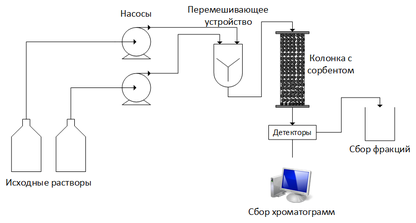
#> input picture Схема хроматографии.tif, 416 x 223 px, shrunk from 823 x 441 before the run
$ jupyter execute --allow-errors 'Прочтение_хроматограмм_итоговая_работа_Тутаев_КС.ipynb'
#> lines starting #> are read from the running program, lines starting #| are printed output that depends on the picture
# Преобразование txt-файлов о хроматограммах и построение хроматограмм с помощью Python

Студент: Тутаев К.С. <br>
Группа: ХББО-02-20

## Раздел 1: Постановка задачи и исходные данные

&emsp;Хроматография - это процесс разделения, основанный на распределении веществ между подвижной и неподвижной фазами. В качестве подвижной фазы в жидкостной хроматографии выступает растворитель, а в качестве неподвижной фазы - сорбент. В лаборатории и в промышленности применяется колоночная хроматография, то есть процесс разделения веществ происходит в цилиндрической колонке. На выходе из колонки стоит детектор, который записывает изменение параметров подвижной фазы, например, электропроводность, оптическую плотность. Электропроводность позволяет следить за ионной силой и pH раствора, а оптическая плотность - за выходом из колонки веществ, например, белков. Хроматография используется в фармацевтической промышленности для очистки биологически активных веществ, например, рекомбинантных белков.

[cell 1]
import matplotlib.pyplot as plt
img = plt.imread('./Схема хроматографии.tif')
#> img is the input picture: shape (223, 416, 3); mean R, G, B 244.3, 244.4, 245.1
plt.imshow(img)
plt.tick_params(left=False,
                bottom=False,
                labelleft=False,
                labelbottom=False)
plt.title('Схематичное изображение хроматографической системы')
plt.show()

&emsp;При выборе наиболее оптимальных условий хроматографии (скорость подвижной фазы, тип сорбента, составы буферных растворов) приходится проводить серию хроматографических разделений, при которых получается довольно большое количество хроматограмм. Хроматограммы позже анализируются для выбора наиболее оптимальных условий разделения, а также представляются в отчётах для подтверждения очистки веществ. Поэтому весьма важно получить хроматограммы в доступном формате для анализа.<br>
&emsp;В лаборатории молекулярной генетики внутриклеточного транспорта (институт биологии гена РАН) я выполнял очистку рекомбинантных белков с использованием колоночной хроматографии. В хроматографической системе
низкого давления BioLogic LP System (Bio-Rad, США) хроматограммы записываются в формате chd и txt. chd - это "родной" формат данной системы, который можно прочитать только в программе Image Lab. Данную программу нельзя установить на компьютер без подсоединения самой хроматографической системы. Кроме того, в данной программе весьма скудный функционал для редактирования графиков. В формате txt хроматографические данные можно перенести в Excel, однако каждый раз придётся удалять ненужные строки, переназывать столбцы и т.д.. Однако для решения данной задачи можно использовать Python. Таким образом, цель данной работы - создать программу для автоматического конвертирования нескольких txt файлов хроматограмм в несколько файлов Excel с одновременным построением экспресс хроматограмм. Несколько файлов хроматограмм будут храниться в папке для хроматограмм. Рассмотрим структуру txt файлов хроматограмм:

[cell 2]
import matplotlib.pyplot as plt
img = plt.imread('./Пример_структуры_файла.png')
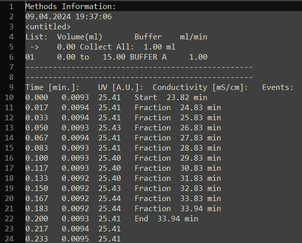
#> input picture Пример_структуры_файла.png, 302 x 243 px, shrunk from 597 x 481 before the run
#> img is the input picture: shape (243, 302, 4) float32; mean R, G, B, A 0.262, 0.262, 0.259, 1
plt.imshow(img)
plt.tick_params(left=False,
                bottom=False,
                labelleft=False,
                labelbottom=False)
plt.title('Фрагмент txt файла хроматограммы')
plt.show()

&emsp;Для построения хроматограммы нам нужны строки с 9 до последней. Строки с 1 по 8 не представляют ценной информации. В разных хроматограммах количество начальных ненужных строк бывает разным. В строке 9 можно увидеть заглавия столбцов:

*   Time [min.]: - время, прошедшее с начала хроматографии в минутах;
*   UV [A.U.]: - оптическая плотность, записываемая детектором в единицах оптической плотности;
*   Conductivity [mS/cm]: - электропроводность, записываемая детектором в мСм/см;
*   Events: - этапы выполнения заданной хроматографической системе программы (Start - начало, Fraction - окончание сбора фракции, End - конец выполнения программы, Pause - остановка программы пользователем до окончания её выполнения) со временем начала/окончания этапа.

&emsp;Заметим, что столбцы Conductivity [mS/cm]:, Events: могут и не присутствовать в файле.<br>
&emsp;При переносе данных в Excel нам необходимо создать отдельную колонку для времени выполнения события, поскольку в исходном файле название события и время события находятся в одной колонке. Также нужно будет избавиться от слова min, чтобы Python воспринимал время в виде числа, а не в виде строки.<br>
&emsp;Колонки в файле разделены табуляцией, то есть на языке Python символом ```\t```.<br>
&emsp;При построении хроматограмм необходимо создавать две оси y, поскольку оптическая плотность и электропроводность измеряются в разных единицах измерения. Изображения хроматограмм необходимо сохранять, для того чтобы можно было после обработки файлов просмотреть правильность выполнения программы, а также корректность отображения данных.

## Раздел 2: Решение задачи

&emsp;Рассмотрим содержимое папки с хроматограммами. Для этого нам понадобится функция ```listdir()``` из модуля ```os```.

[cell 3]
import os

path = r'./Хроматограммы' # путь к папке

#> (the rest of this cell did not finish here and is left out)

&emsp;Как мы можем видеть, в папке есть как хроматограммы, так и не нужные нам файлы. Поэтому перед обработкой хроматограмм необходимо "проигнорировать" мешающие нам файлы. Для этого отфильтруем ненужное:

#> (a cell that did not finish here is left out)

&emsp;Как мы можем видеть, в переменной ```file_queue``` оказались только хроматограммы.<br>
&emsp;Теперь, когда у нас есть готовый список файлов из папки, мы можем обработать каждую хроматограмму. Распишем алгоритм действий:<br>
1) С помощью цикла `for` будем перебирать все хроматограммы из списка `file_queue`;<br>
2) В переменную `name` будем записывать название файла с хроматограммой, а в переменную `file_path` - путь к читаемому файлу:<br>
```python
for i in file_queue:
    name = i[:-4]
    file_path = path + "/" + i
```
3) С помощью стандартного открытия `.txt` файлов в `python` прочитаем строки в файле и определим, где начинается полезная для нас информация в файле. Затем с помощью `pandas` запишем данные в `DataFrame` и отбросим пустые колонки, которые образуются после прочтения данных:
```python
    with open(file_path, 'r') as f:
        lst = f.readlines()

    for n, k in enumerate(lst):
        if 'Time' in k:
            chrom_data = pd.read_csv(file_path, sep='\t', header=n)
            break
    del lst
    chrom_data = chrom_data.dropna(axis=1, how='all')
```
4) Переименуем колонки в `DataFrame`, переведя английские слова на русский. Заметим, что колонка `Conductivity [mS/cm]:` может отсутствовать, поэтому при переименовании необходимо проверить наличие данной колонки (иначе колонка `Events` будет неправильно названа). Кроме того, колонки `Events` тоже может не быть. Для этого мы можем сделать следующее:
```python
    if chrom_data.columns.str.contains('Conductivity').any():
        chrom_data.rename({k: v for k, v in zip(chrom_data.columns,
                                                ['Время, мин.',
                                                 'Поглощение, ед. опт. пл.',
                                                 'Проводимость, мСм/см',
                                                 'События'])},
        axis=1, inplace=True)

    else:
        chrom_data.rename({k: v for k, v in zip(chrom_data.columns,
                                                ['Время, мин.',
                                                 'Поглощение, ед. опт. пл.',
                                                 'События'])},
                          axis=1, inplace=True)
```
5) Столбец `'События'` разделим на события и `'Моменты времени'`, поскольку изначально название события и время его совершения находятся в одной ячейке. Сначал время совершения события переместим в новый столбец `'Моменты времени'`, а потом в столбце `'События'` заменим английские названия событий на русские:
```python
if chrom_data.columns.str.contains('События').any():

    chrom_data['Моменты времени'] = chrom_data['События'].dropna().str.split().apply(lambda x: x[1]).astype(float)

    chrom_data['События'] = chrom_data['События'].dropna().str.split().apply(lambda x: {'Start': 'Начало',
                                                                                        'End': 'Конец',
                                                                                        'Fraction': 'Фракция',
                                                                                        'Pause': 'Пауза'}.get(x[0], x[0]))

```
6) Сохраним полученные данные в виде таблицы Excel, чтобы можно было поделиться экспериментальными данными с коллегами, которые не умеют работать с `python`. Для этого создадим папку для новых хроматограмм (перед началом цикла, чтобы не тратить ресурсы компьютера на проверку наличия директории):
```python
if not os.path.exists(r'./Хроматограммы для коллег'):
  os.makedirs(r'./Хроматограммы для коллег')
```
А затем в новую папку уже в теле цикла после преобразований сохраним полученную таблицу:
```python
  chrom_data.to_excel(r'./Хроматограммы для коллег/' + name + '.xlsx', index=False)
```
7) Создадим экспресс графики. Вызовем `plt.subplots()`, чтобы создать `fig` и `ax`. Вызовем `ax.plot()`, чтобы нарисовать зависимость оптической плотности от времени. Установим границы по оси времени и оптической плотности с помощью `set_xlim` и `set_ylim`. Включим побочные штрихи на осях с помощью `minorticks_on()`. Создадим координатную сетку для удобства просмотра графика `grid()`. Назовём график и его оси с помощью  `set_title()`, `set_xlabel()`, `set_ylabel`. Если есть столбец `Проводимость, мСм/см`, то создадим вторую ось y для проводимости `ax1 = plt.twinx(ax)`. Нарисуем зависимость проводимости от времени `ax1.plot()`, подпишем ось и установим границы оси. Начертим легенду за пределами графика `plt.legend(handles=[line, line1], bbox_to_anchor=(0.5, -0.2), loc='center', ncol=2)`. Если же записывалось только поглощение, то для легенды запишем `ax.legend(bbox_to_anchor=(0.5, -0.2), loc='center')`. Сохраним график в новой папке `Экспресс графики`, которую создадим вначале до цикла так же, как и в случае с папкой для Excel файлов. Для сохранения файлов запишем `plt.tight_layout()` (иначе обрежется легенда) и `plt.savefig(r'/content/Экспресс картинки/' + name + '.jpeg', dpi=300)`. И, в конечном счёте, отобразим полученный график с помощью `plt.show()`:
```python
  fig, ax = plt.subplots()
  line, = ax.plot(chrom_data['Время, мин.'],
                        chrom_data['Поглощение, ед. опт. пл.'],
                        label='Поглощение')

  ax.set_ylim(ymin=0)
  ax.minorticks_on()
  ax.grid(which='major', linewidth=1.5)
  ax.set_xlim((chrom_data['Время, мин.'].min(), chrom_data['Время, мин.'].max()))
  ax.set_title(name)
  ax.set_ylabel('Поглощение, ед. опт. пл.')
  ax.set_xlabel('Время, мин.')

  if chrom_data.columns.str.contains('Проводимость, мСм/см').any():
      ax1 = plt.twinx(ax)
      line1, = ax1.plot(chrom_data['Время, мин.'],
                chrom_data['Проводимость, мСм/см'],
                'r-',
                label='Проводимость')

      ax1.minorticks_on()
      ax1.set_ylabel('Проводимость, мСм/см')
      ax1.set_ylim(ymin=0)
      ax.legend(handles=[line, line1], bbox_to_anchor=(0.5, -0.2), loc='center', ncol=2)
  else:
      ax.legend(bbox_to_anchor=(0.5, -0.2), loc='center')
  plt.tight_layout()
  plt.savefig(r'./Экспресс картинки/' + name + '.jpeg', dpi=300)
  plt.show()

```

Посмотрим, насколько хорошо работает наш код:

[cell 5]
#Ещё должен быть установлен openpyxl
import pandas as pd
import numpy as np
import matplotlib.pyplot as plt

[cell 6]
# Создать папку для хроматограмм в формате Excel, если её не существует
if not os.path.exists(r'./Хроматограммы для коллег'):

  os.makedirs(r'./Хроматограммы для коллег')

# Создать папку для готовых графиков хроматограмм, если её не существует
if not os.path.exists(r'./Экспресс картинки'):

  os.makedirs(r'./Экспресс картинки')

#> (the rest of this cell did not finish here and is left out)

&emsp;Посмотрим на файлы, сохранённые в новых папках. Сначала посмотрим на содержимое папки `Хроматограммы для коллег`:

[cell 7]
os.listdir(r'./Хроматограммы для коллег')

&emsp;Как мы можем видеть, в папку действительно сохранились наши хроматограммы в виде Excel таблиц. Посмотрим, правильно ли они сохранились. Откроем случайную таблицу из данного списка и покажем её первые 4 строки:

#> (a cell that did not finish here is left out)

&emsp;Как мы видим, все столбцы перенеслись с правильными названиями. Данные в столбцах тоже перенеслись правильно. Рассмотрим теперь новую папку с графиками хроматограмм:

[cell 9]
os.listdir(r'./Экспресс картинки')

Посмотрим случайный график из сохранённых:

[cell 10]
random_image = r'./Экспресс картинки/'\
 + np.random.choice(os.listdir(r'./Экспресс картинки'), size=1)[0]
img = plt.imread(random_image)
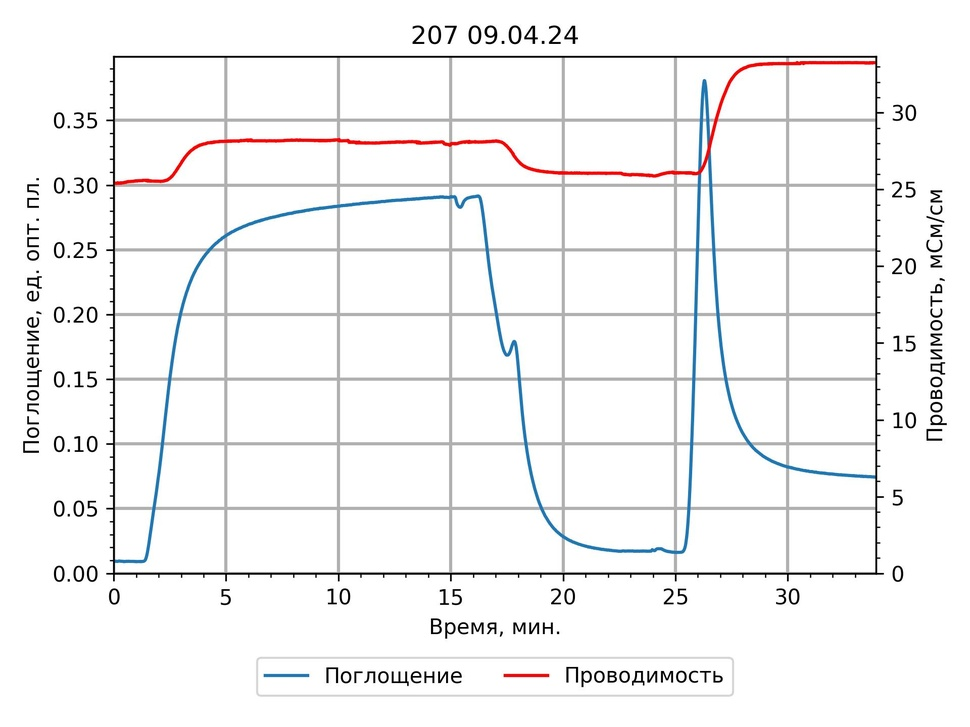
#> input picture Экспресс картинки/207 09.04.24.jpeg, 970 x 727 px, shrunk from 1920 x 1440 before the run
#> img is the input picture: shape (727, 970, 3); mean R, G, B 244.4, 244.4, 244.8
plt.tick_params(left=False,
                bottom=False,
                labelleft=False,
                labelbottom=False)
plt.imshow(img)
plt.show()
